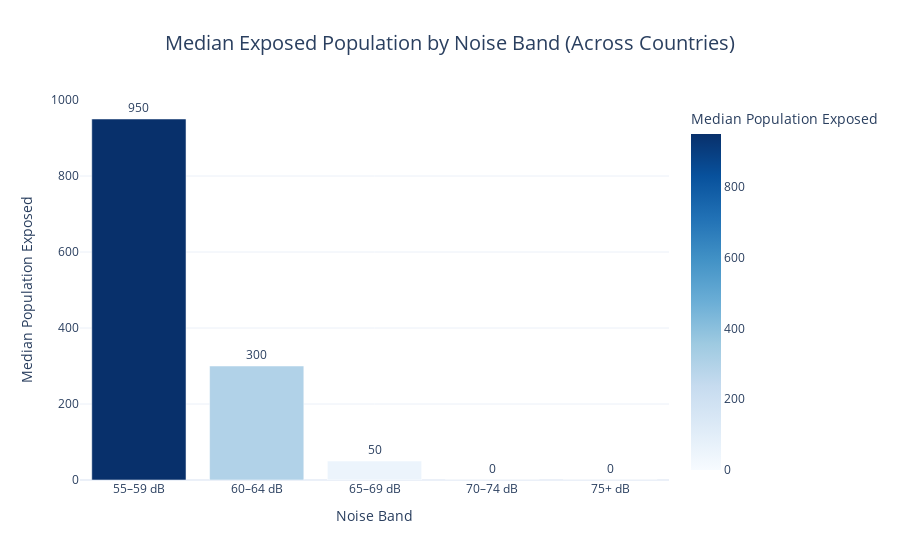

The notebook cell saved with this chart:
### Code cell
# --- Calculate median exposure per noise band ---
band_medians = (
    df_melted.groupby("Noise Band")["Exposed"]
    .median()
    .sort_values(ascending=False)
    .reset_index()
)

# --- Create bar chart ---
fig4 = px.bar(
    band_medians,
    x="Noise Band",
    y="Exposed",
    title="Median Exposed Population by Noise Band (Across Countries)",
    labels={"Exposed": "Median Population Exposed"},
    text="Exposed",
    template="plotly_white",
    color="Exposed",
    color_continuous_scale="Blues"
)

fig4.update_traces(texttemplate="%{text:,.0f}", textposition="outside")
fig4.update_layout(title_x=0.5, title_font=dict(size=20))

# --- Save as high-resolution PNG ---
fig4.write_image(
    "viz4_median_population_by_noise_band.png",
    scale=3,  # higher scale = sharper image
    width=1000,
    height=600
)


fig4.show()

### Figure 1 — Plotly figure (JSON) as saved in the notebook; plotly's stock layout.template omitted (floating-point values rounded to 4 significant figures)
{"data": [{"hovertemplate": "Noise Band=%{x}<br>Median Population Exposed=%{marker.color}<extra></extra>", "legendgroup": "", "marker": {"color": [950.0, 300.0, 50.0, 0.0, 0.0], "coloraxis": "coloraxis", "pattern": {"shape": ""}}, "name": "", "orientation": "v", "showlegend": false, "text": [950.0, 300.0, 50.0, 0.0, 0.0], "textposition": "outside", "texttemplate": "%{text:,.0f}", "type": "bar", "x": ["55–59 dB", "60–64 dB", "65–69 dB", "70–74 dB", "75+ dB"], "xaxis": "x", "y": [950.0, 300.0, 50.0, 0.0, 0.0], "yaxis": "y"}], "layout": {"autosize": true, "barmode": "relative", "coloraxis": {"colorbar": {"title": {"text": "Median Population Exposed"}}, "colorscale": [[0, "rgb(247,251,255)"], [0.125, "rgb(222,235,247)"], [0.25, "rgb(198,219,239)"], [0.375, "rgb(158,202,225)"], [0.5, "rgb(107,174,214)"], [0.625, "rgb(66,146,198)"], [0.75, "rgb(33,113,181)"], [0.875, "rgb(8,81,156)"], [1, "rgb(8,48,107)"]]}, "legend": {"tracegroupgap": 0}, "title": {"font": {"size": 20}, "text": "Median Exposed Population by Noise Band (Across Countries)", "x": 0.5}, "xaxis": {"anchor": "y", "autorange": true, "domain": [0, 1], "range": [-0.5, 4.5], "title": {"text": "Noise Band"}, "type": "category"}, "yaxis": {"anchor": "x", "autorange": true, "domain": [0, 1], "range": [0, 1000], "title": {"text": "Median Population Exposed"}, "type": "linear"}}}
